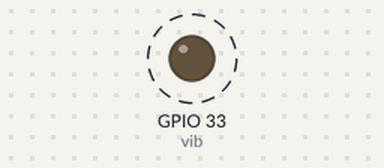
Simulated run of this sketch. Board: ESP32. Shown: output pins drawn as LEDs (lit = HIGH). Dashed ring = blinking.

Above: at 0.4 s.
Timing chart, 0 to 3.0 s (numbered marks = the images above):
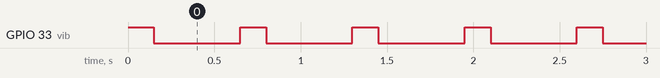

Measured:
- by itself, GPIO 33 (vib): alternates HIGH for 0.15 s and LOW for 0.50 s

The sketch:

vib.ino
```cpp
#define vib 33

void setup() {
  pinMode(vib,OUTPUT);

}

void loop() {

  vibr(150);
  delay(500);
}

void vibr(int dur){
  digitalWrite(vib,1);
  delay(dur);
  digitalWrite(vib,0);
}
```
